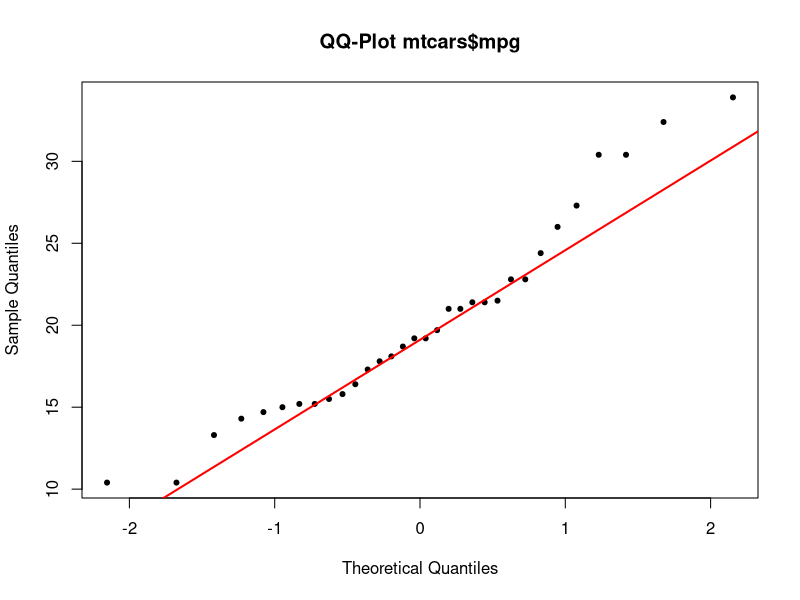
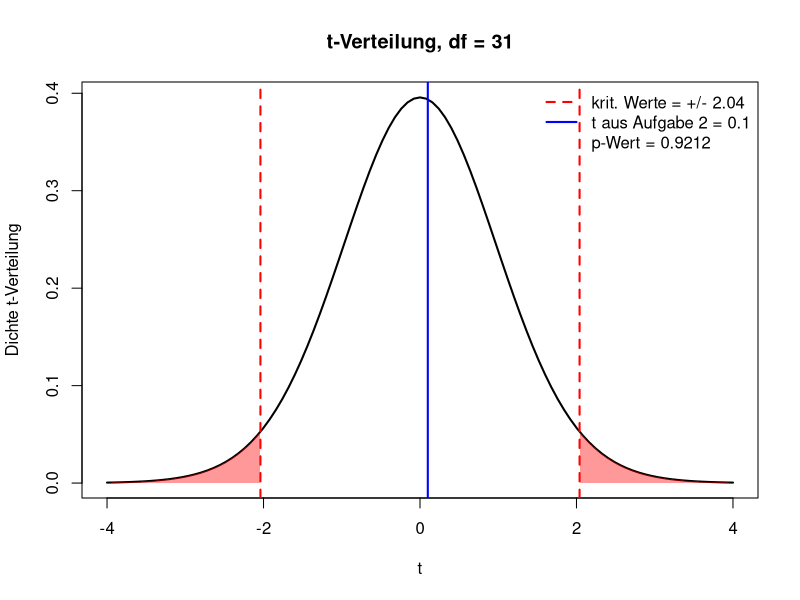
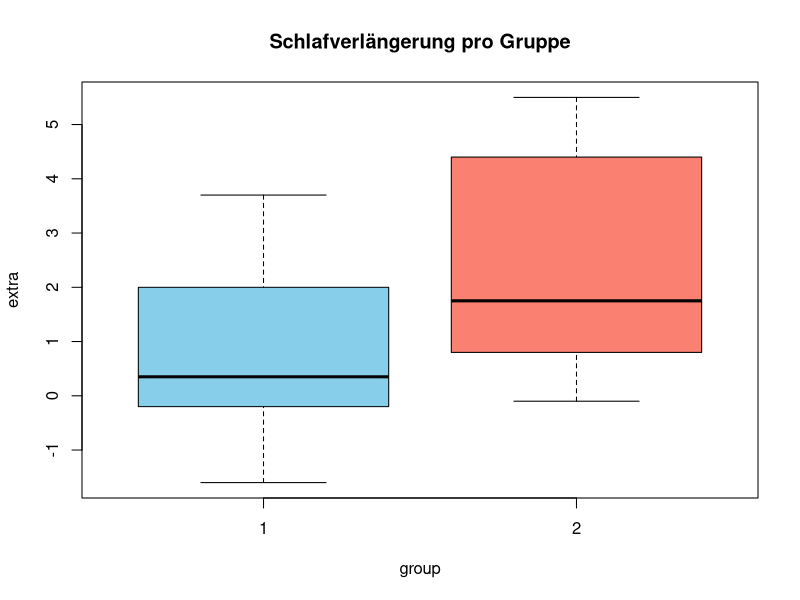
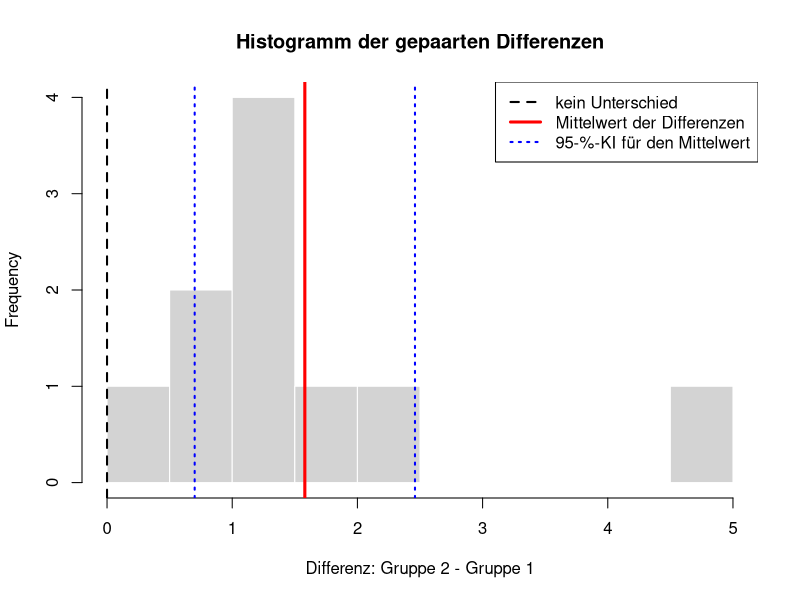

Write R code to recreate these figures, in order.
# =============================================================================
# Übung Kapitel 5: Einstichproben-Hypothesentests
# Themen: Hypothesenformulierung, t-Test (einseitig/zweiseitig), kritische
#         Werte, p-Wert, Testvoraussetzungen (Normalverteilung, QQ-Plot,
#         Shapiro-Wilk, Kolmogorov-Smirnov)
# Datensätze: mtcars, sleep (R-base)
# =============================================================================


# falls noch nicht installiert
# install.packages("ggplot2")

library(ggplot2)


# -----------------------------------------------------------------------------
# Aufgabe 1 – Einseitiger t-Test (mu > mu_0)
# -----------------------------------------------------------------------------
# Behauptung: Der mittlere Verbrauch (mtcars$mpg) liegt ÜBER 18 mpg.
#
# H0:  mu <= 18
# H1:  mu  > 18   (einseitig nach oben)
# Signifikanzniveau alpha = 0.05.
#
# a) Berechne Mittelwert, Standardabweichung und Stichprobengröße.
# b) Führe einen einseitigen t-Test durch.
# c) Bestimme den kritischen t-Wert und vergleiche mit der Teststatistik.
# d) Treffe eine Testentscheidung.

data(mtcars)
x <- mtcars$mpg
n <- length(x)
mu0   <- 18
alpha <- 0.05

# a)
xq <- mean(x)
s  <- sd(x)
cat("n =", n, ", Mittelwert =", round(xq, 3),
    ", sd =", round(s, 3), "\n")

# b) t-Test einseitig
t_test <- t.test(x, mu = mu0, alternative = "greater", conf.level = 1 - alpha)
print(t_test)

# c) kritischer Wert + Teststatistik per Hand
t_stat  <- (xq - mu0) / (s / sqrt(n))
t_krit  <- qt(1 - alpha, df = n - 1)
cat("Teststatistik t =", round(t_stat, 3),
    " | krit. Wert t_(1-alpha) =", round(t_krit, 3), "\n")

# d) Entscheidung
if (t_stat > t_krit) {
  cat("-> H0 wird abgelehnt: mittlerer mpg ist signifikant > 18\n")
} else {
  cat("-> H0 wird nicht abgelehnt\n")
}


# -----------------------------------------------------------------------------
# Aufgabe 2 – Zweiseitiger t-Test (mu = mu_0)
# -----------------------------------------------------------------------------
# Frage: Beträgt das mittlere Gewicht (mtcars$wt, in 1000 lbs) genau 3.2?
#
# H0:  mu  = 3.2
# H1:  mu != 3.2   (zweiseitig)
#
# a) Berechne den t-Test mit alpha = 0.05.
# b) Lies das 95 %-Konfidenzintervall aus dem t.test()-Objekt aus.
# c) Argumentiere, warum KI und Test zur selben Entscheidung führen.

mu0 <- 3.2
res <- t.test(mtcars$wt, mu = mu0, alternative = "two.sided", conf.level = 0.95)
print(res)
cat("p-Wert =", round(res$p.value, 4),
    " | 95%-KI:", round(res$conf.int, 3), "\n")
# Liegt mu0 im KI -> H0 nicht ablehnen, sonst ablehnen.


# -----------------------------------------------------------------------------
# Aufgabe 3 – Voraussetzungen prüfen: Normalverteilung
# -----------------------------------------------------------------------------
# Vor jedem t-Test sollte man die Normalverteilungsannahme prüfen.
# Untersuche mtcars$mpg mit:
#   a) QQ-Plot (qqnorm + qqline)
#   b) Shapiro-Wilk-Test     (geeignet bei n <= 5000)
#   c) Kolmogorov-Smirnov-Test (gegen N(mean, sd) der Daten)

x <- mtcars$mpg

# a) QQ-Plot
qqnorm(x, main = "QQ-Plot mtcars$mpg", pch = 20)
qqline(x, col = "red", lwd = 2)

# b) Shapiro-Wilk
# H0: Daten sind normalverteilt
# H1: Daten sind nicht normalverteilt
sw <- shapiro.test(x)
cat("Shapiro-Wilk: W =", round(sw$statistic, 4),
    ", p =", round(sw$p.value, 4), "\n")

# c) Kolmogorov-Smirnov
# H0: Daten sind normalverteilt
# H1: Daten sind nicht normalverteilt
ks <- ks.test(x, "pnorm", mean = mean(x), sd = sd(x))
cat("KS-Test:      D =", round(ks$statistic, 4),
    ", p =", round(ks$p.value, 4), "\n")
# p > 0.05 -> Normalverteilung kann nicht verworfen werden.
# Achtung: Mittelwert und sd werden hier aus denselben Daten geschätzt. Dann ist
# der p-Wert des klassischen KS-Tests zu groß; korrekt ist der Lilliefors-Test:
# nortest::lillie.test(x). Die Warnung zu Bindungen entsteht durch doppelte Werte.


# -----------------------------------------------------------------------------
# Aufgabe 4 – p-Wert und kritischer Bereich grafisch
# -----------------------------------------------------------------------------
# Visualisiere den Annahme- und Ablehnungsbereich für einen zweiseitigen
# t-Test mit df = n - 1 Freiheitsgraden. Trage die Teststatistik aus
# Aufgabe 2 (mtcars$wt, mu0 = 3.2) ein und markiere den p-Wert.

n <- 32
df <- n - 1
alpha <- 0.05
krit <- qt(1 - alpha/2, df)
t_beob <- unname(res$statistic)          # Teststatistik aus Aufgabe 2

curve(dt(x, df = df), from = -4, to = 4, lwd = 2,
      ylab = "Dichte t-Verteilung", xlab = "t",
      main = paste("t-Verteilung, df =", df))
# Ablehnungsbereich: Flächen unter der Dichte jenseits der kritischen Werte (zusammen alpha)
links  <- seq(-4, -krit, length.out = 100)
rechts <- seq(krit, 4, length.out = 100)
polygon(c(-4, links, -krit), c(0, dt(links, df), 0), col = rgb(1, 0, 0, 0.4), border = NA)
polygon(c(krit, rechts, 4), c(0, dt(rechts, df), 0), col = rgb(1, 0, 0, 0.4), border = NA)
abline(v = c(-krit, krit), col = "red", lty = 2, lwd = 2)
abline(v = t_beob, col = "blue", lwd = 2)
legend("topright",
       legend = c(paste("krit. Werte = +/-", round(krit, 3)),
                  paste("t aus Aufgabe 2 =", round(t_beob, 3)),
                  paste("p-Wert =", round(res$p.value, 4))),
       col = c("red", "blue", NA), lty = c(2, 1, NA), lwd = 2, bty = "n")
# Der p-Wert ist die Fläche jenseits von |t_beob| auf beiden Seiten.


# -----------------------------------------------------------------------------
# Aufgabe 5 – Eingebauter sleep-Datensatz: gepaarter t-Test
# -----------------------------------------------------------------------------
# Der Datensatz sleep enthält die Schlafverlängerung extra für 10 Probanden
# unter zwei Mitteln (group 1 vs. group 2). Untersuche, ob es einen
# signifikanten Unterschied gibt.
#
# H0: mu_d  = 0  (kein Unterschied)
# H1: mu_d != 0
#
# Achtung: sleep ist gepaart -> paired = TRUE.

data(sleep)
g1 <- sleep$extra[sleep$group == 1]
g2 <- sleep$extra[sleep$group == 2]

paar_test <- t.test(g2, g1, paired = TRUE, alternative = "two.sided")
print(paar_test)

# Visualisierung
boxplot(extra ~ group, data = sleep, col = c("skyblue", "salmon"),
        main = "Schlafverlängerung pro Gruppe", ylab = "extra")



# Der gepaarte t-Test ist ein Einstichproben-t-Test auf die Differenzen
differenzen <- g2 - g1
mean(differenzen)
t.test(differenzen, mu = 0)   # gleiches Ergebnis wie paar_test

# Histogramm der gepaarten Differenzen
hist(differenzen,
     breaks = 8,
     col = "lightgray",
     border = "white",
     main = "Histogramm der gepaarten Differenzen",
     xlab = "Differenz: Gruppe 2 - Gruppe 1")

# Null-Linie: kein Unterschied
abline(v = 0, col = "black", lwd = 2, lty = 2)

# Mittelwert der Differenzen
abline(v = mean(differenzen), col = "red", lwd = 3)

# 95-%-Konfidenzintervall für den Mittelwert der Differenzen. Enthält es die 0
# nicht, wird H0 zum Niveau 5 % abgelehnt (gleiche Entscheidung wie der Test).
ki <- paar_test$conf.int
abline(v = ki, col = "blue", lwd = 2, lty = 3)

legend("topright",
       legend = c("kein Unterschied",
                  "Mittelwert der Differenzen",
                  "95-%-KI für den Mittelwert"),
       col = c("black", "red", "blue"),
       lty = c(2, 1, 3),
       lwd = c(2, 3, 2))
